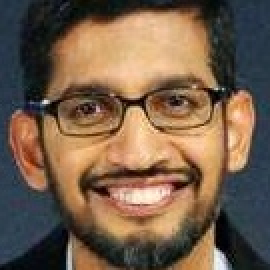
#> input picture Server/UI/Images/0.jpg, 135 x 135 px (shown 2 times larger); its folder holds only this picture in this run
$ python -i util.py   (imports and definitions only)
#> lines starting #> are read from the running program, lines starting #| are printed output that depends on the picture
#> further down, picture is the input picture: shape (135, 135, 3); mean B, G, R 74.8, 94.8, 117.7
import joblib , cv2 , os , json , numpy as np
import matplotlib.pyplot as plt
import base64


model = None
numtoceleb =[]
celebrity_name={}


def strtoimg(data):
        encoded_data = data.split(',')[1]
        nparr = np.frombuffer(base64.b64decode(encoded_data), np.uint8)
        img = cv2.imdecode(nparr, cv2.IMREAD_COLOR)
        return img


def load_artifacts():
    global celebrity_name
    global numtoceleb
    with open("./artifact/data.json","r") as f:
        celebrity_name = json.load(f)

    numtoceleb = [name for name,num in celebrity_name.items() ]
        # for name,num in celebrity_name.items():
        #     numtoceleb[num]=name

    global model
    if model is None:
        model = joblib.load('./artifact/saved_model.pkl')


def getFaceImage(img):
    face_cascade = cv2.CascadeClassifier('./opencv/haarcascades/haarcascade_frontalface_default.xml')
    eye_cascade = cv2.CascadeClassifier('./opencv/haarcascades/haarcascade_eye.xml')

    # img = cv2.imread('./'+name)
    if img is None:
        # print("Send the proper link")
        return {
            "status":-2
        }
    grey = cv2.cvtColor(img, cv2.COLOR_BGR2GRAY)
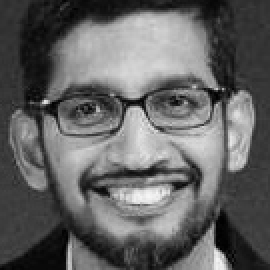
#> grey: shape (135, 135) (shown 2 times larger); min 1, max 246, mean 99.4
    faces = face_cascade.detectMultiScale(grey, 1.3, 5)
#> faces = [[11, 9, 111, 111]]
    roi_list =[]
    for (x,y,z,h) in faces:
        roi_grey = grey[y:y+h, x:x+z]
        roi_color = img[y:y+h, x:x+z]
        eyes = eye_cascade.detectMultiScale(roi_grey)
        if len(eyes)>1:
            image = cv2.resize(roi_color,(500,500))
            roi_list.append(image)
#> this loop made 1 pass
#> (x, y, z, h, eyes) on pass 1: (11, 9, 111, 111, [[9, 26, 42, 42]])
#> pass 1, in getFaceImage, `roi_grey = grey[y:y+h, x:x+z]`:
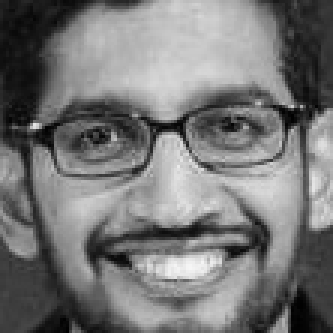
#> roi_grey: shape (111, 111) (shown 3 times larger); min 1, max 246, mean 118.3
#> pass 1, in getFaceImage, `roi_color = img[y:y+h, x:x+z]`:
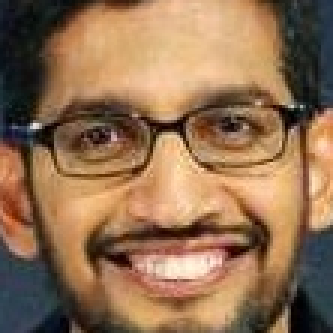
#> roi_color: shape (111, 111, 3) (shown 3 times larger); mean B, G, R 81.6, 111.6, 145.5
#> after the loop, roi_list = []
    if len(roi_list) == 0:
        return {
            "status":-1
        }
    X= np.array(roi_list)
    X_scaled = X/255
    pred = model.predict(X_scaled)
    ans = pred[0]
    max_val = np.max(pred[0])
    for i in pred:
        if np.max(i) > max_val:
            max_val = np.max(i)
            ans = i
    return {
        "status":1,
        "Probability":ans.tolist(),
        "Celebrity":numtoceleb[np.argmax(ans)],
        "celebrity_name":celebrity_name
    }


# _celeb = json'.load('./art')
# [2 lines not run here, left out]
    # print(celebrity_name)

>>> import cv2
>>> picture = cv2.imread('UI/Images/0.jpg')
>>> result = getFaceImage(picture)
#> result = {'status': -1}
